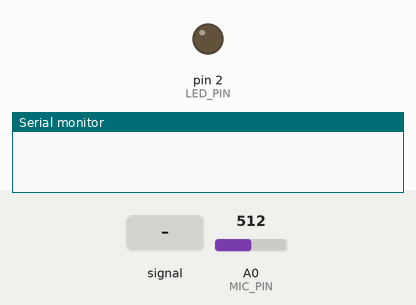
Recording of a sketch running on a simulated Arduino Uno, built with avr-gcc and run on an emulated ATmega328P. Shown: output pins drawn as LEDs (lit = HIGH), the last lines printed to the serial monitor. Dashed ring = blinking. Inputs (shaded band) come from the test bench; at power-on: A0 (MIC_PIN) = 512.

Above: at 1.2 s.
1.3 s: A0 (MIC_PIN) fed a 200 Hz sine of ±255 counts around its level
At 1.45 s:
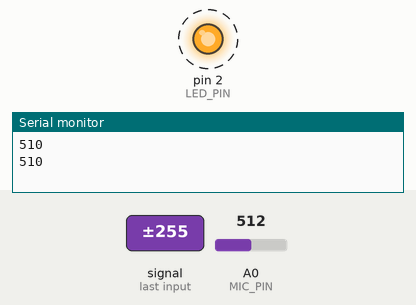
4.3 s: A0 (MIC_PIN) set to 900
At 5.6 s:
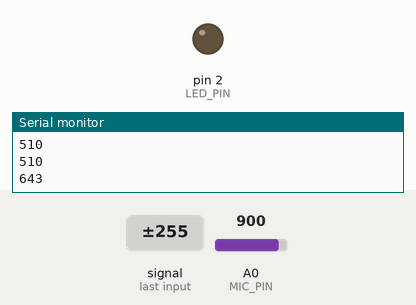
Timing chart, 0 to 7.3 s (numbered marks = the images above; inputs shaded):
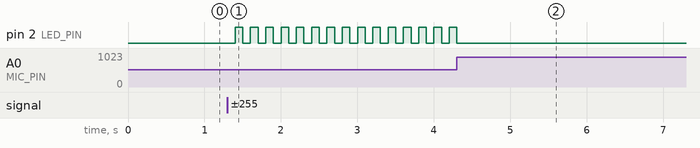

The sketch:

clap-clap.ino
```cpp
// Rights: https://github.com/prashantkatiyar9777
// === PIN CONFIG ===
int LED_PIN = 2;
int MIC_PIN = 0;

// === SETTINGS ===
int THRESHOLD = 270;
int TIMEOUT = 800;
int PEAKS_TO_TOGGLE = 2;

const int sampleWindow = 50;

// === STATE VARIABLES ===
unsigned long lastPeak = 0;
int peakCounter = 0;
int statePin = LOW;

void setup() {
  Serial.begin(9600);
  pinMode(LED_PIN, OUTPUT);
}

void loop() {
  // Peak (clap) found?
  unsigned int noise = getNoiseLevel();
  if (noise > THRESHOLD) {
    Serial.println(noise);
    peakCounter++;
    lastPeak = millis();
  }

  // Time out?
  if (millis() - lastPeak > TIMEOUT && peakCounter > 0) {
    peakCounter = 0;
  }

  // Time to toggle?
  if (peakCounter == PEAKS_TO_TOGGLE) {
    toggleLights();
    peakCounter = 0;
  }
}

void toggleLights() {
  statePin = !statePin;
  digitalWrite(LED_PIN, statePin);
}

unsigned int getNoiseLevel() {
  unsigned long startMillis = millis();
  unsigned int peakToPeak = 0;
  unsigned int signalMax = 0;
  unsigned int signalMin = 1024;
  unsigned int sample;

  while (millis() - startMillis < sampleWindow) {
    sample = analogRead(MIC_PIN);
    if (sample < 1024) {
      if (sample > signalMax) { // save just the max levels
        signalMax = sample;
      } else if (sample < signalMin) { // save just the min levels
        signalMin = sample;
      }
    }
  }

  peakToPeak = signalMax - signalMin;  // max - min = peak-peak amplitude

  double noise = (peakToPeak * 3.3) / 1024;  // convert to volts

  return peakToPeak;
}
```

Measured:
- after the input at 1.3 s, pin 2 (LED_PIN): alternates HIGH for 0.10 s and LOW for 0.10 s, starting after 0.10 s
- after the input at 4.3 s, pin 2 (LED_PIN): goes on until 4.3 s, then stays LOW
